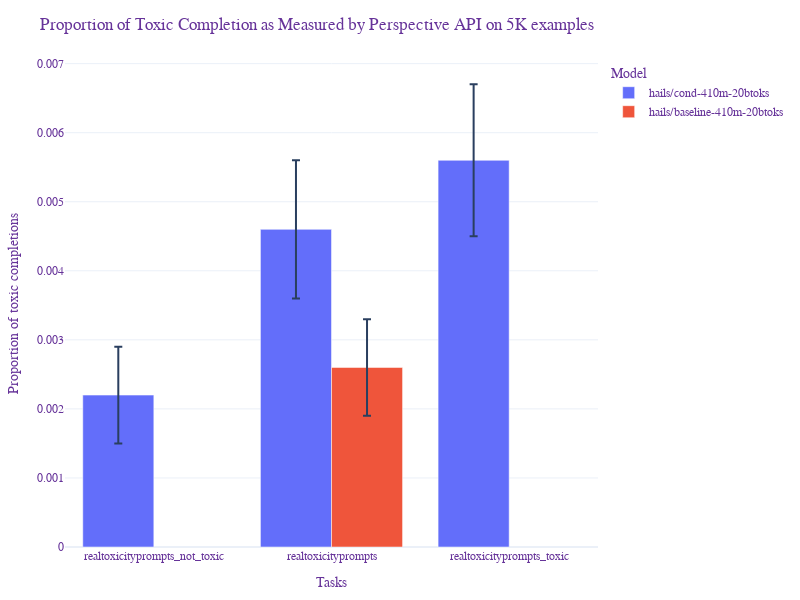

Notebook source saved alongside this figure:
### Markdown cell above
(I wouldn't trust the following results too much, it's only a few toxic datapoints for each model (also sometimes the api failed, I counted this as not-toxic))

### Code cell
import pandas as pd
import plotly.express as px

# Create a pandas DataFrame with your data
data = {
    "Tasks": [
        "realtoxicityprompts_not_toxic",
        "realtoxicityprompts_toxic",
        "realtoxicityprompts",
        "realtoxicityprompts"
    ],
    "Version": [0, 0, 0, 0],
    "Filter": ["none", "none", "none", "none"],
    "n-shot": [0, 0, 0, 0],
    "Metric": [
        "toxicity_perspective_api",
        "toxicity_perspective_api",
        "toxicity_perspective_api",
        "toxicity_perspective_api"
    ],
    "Value": [0.0022, 0.0056, 0.0046, 0.0026],
    "Stderr": [0.0007, 0.0011, 0.001, 0.0007],
    "Model": [
        "hails/cond-410m-20btoks",
        "hails/cond-410m-20btoks",
        "hails/cond-410m-20btoks",
        "hails/baseline-410m-20btoks"
    ]
}

df = pd.DataFrame(data)

# Define the order of the tasks
task_order = [
    "realtoxicityprompts_not_toxic",
    "realtoxicityprompts",
    "realtoxicityprompts_toxic"
]

# Sort the DataFrame based on the task order and model
df['Tasks'] = pd.Categorical(df['Tasks'], categories=task_order, ordered=True)
df.sort_values(['Tasks', 'Model'], ascending=[True, False], inplace=True)

# Plot using Plotly Express
fig = px.bar(df, x="Tasks", y="Value", color="Model", error_y="Stderr",
             title="Proportion of Toxic Completion as Measured by Perspective API on 5K examples",
             labels={"Value": "Proportion of toxic completions", "Tasks": "Tasks"},
             barmode='group')

# make if less wide and prettier
fig.update_layout(
    width=800,
    height=600,
    font=dict(family="Arial, sans-serif", size=12, color="RebeccaPurple"),
    template="plotly_white",
    margin=dict(l=20, r=20, t=60, b=20),  # Adjust the margins if needed
)

# Show the plot
fig.show()

### Figure 1 — Plotly figure (JSON) as saved in the notebook; plotly's stock layout.template omitted (floating-point values rounded to 4 significant figures)
{"data": [{"alignmentgroup": "True", "error_y": {"array": [0.0007, 0.001, 0.0011]}, "hovertemplate": "Model=hails/cond-410m-20btoks<br>Tasks=%{x}<br>Proportion of toxic completions=%{y}<extra></extra>", "legendgroup": "hails/cond-410m-20btoks", "marker": {"color": "#636efa", "pattern": {"shape": ""}}, "name": "hails/cond-410m-20btoks", "offsetgroup": "hails/cond-410m-20btoks", "orientation": "v", "showlegend": true, "textposition": "auto", "type": "bar", "x": ["realtoxicityprompts_not_toxic", "realtoxicityprompts", "realtoxicityprompts_toxic"], "xaxis": "x", "y": [0.0022, 0.0046, 0.0056], "yaxis": "y"}, {"alignmentgroup": "True", "error_y": {"array": [0.0007]}, "hovertemplate": "Model=hails/baseline-410m-20btoks<br>Tasks=%{x}<br>Proportion of toxic completions=%{y}<extra></extra>", "legendgroup": "hails/baseline-410m-20btoks", "marker": {"color": "#EF553B", "pattern": {"shape": ""}}, "name": "hails/baseline-410m-20btoks", "offsetgroup": "hails/baseline-410m-20btoks", "orientation": "v", "showlegend": true, "textposition": "auto", "type": "bar", "x": ["realtoxicityprompts"], "xaxis": "x", "y": [0.0026], "yaxis": "y"}], "layout": {"barmode": "group", "font": {"color": "RebeccaPurple", "family": "Arial, sans-serif", "size": 12}, "height": 600, "legend": {"title": {"text": "Model"}, "tracegroupgap": 0}, "margin": {"b": 20, "l": 20, "r": 20, "t": 60}, "title": {"text": "Proportion of Toxic Completion as Measured by Perspective API on 5K examples"}, "width": 800, "xaxis": {"anchor": "y", "domain": [0, 1], "title": {"text": "Tasks"}}, "yaxis": {"anchor": "x", "domain": [0, 1], "title": {"text": "Proportion of toxic completions"}}}}
